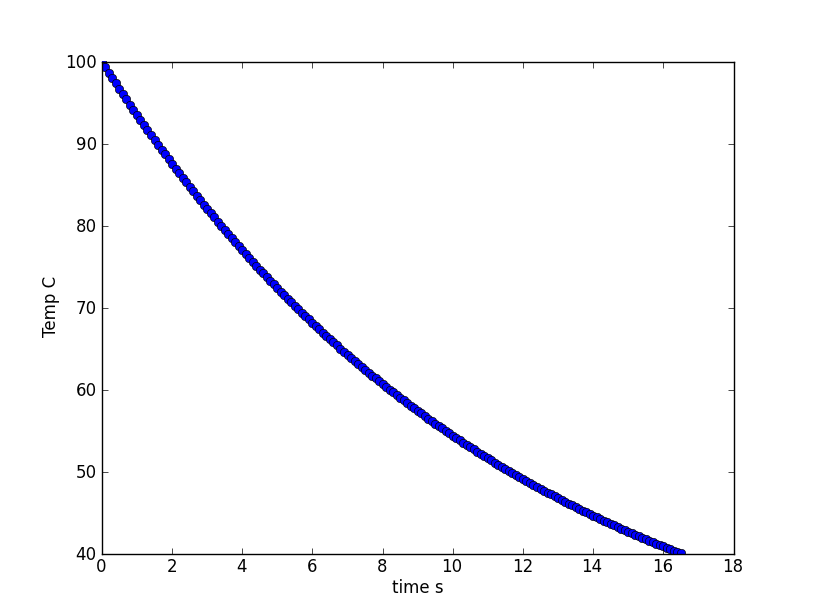

Write the Python code that produced this figure.
#-------------------------------------------------------------------------------
# Name:        wort
# Purpose:
#
# Author:      Claire Joyce
#
# Created:     25/09/2014
#-------------------------------------------------------------------------------
#!/usr/bin/env python

from math import *
import matplotlib.pyplot as plt
from numpy import *

t0f=212
t0c=100
tsf=70
tsc=21
m=40
s=1200
h=12
c=4200
q=-3600
T=100
dt=0.1
t=0


def f(T):
    return (q-h*s*(T-tsc))/(m*c)

plt.xlabel("time s")
plt.ylabel("Temp C")
while (T>=40):
    plt.plot(t,T,"bo")
    endT=T+f(T)*dt
    T+=(f(T)+f(endT))*dt/2.
    t=t+dt


print "Time= ",t," s"
plt.show()
